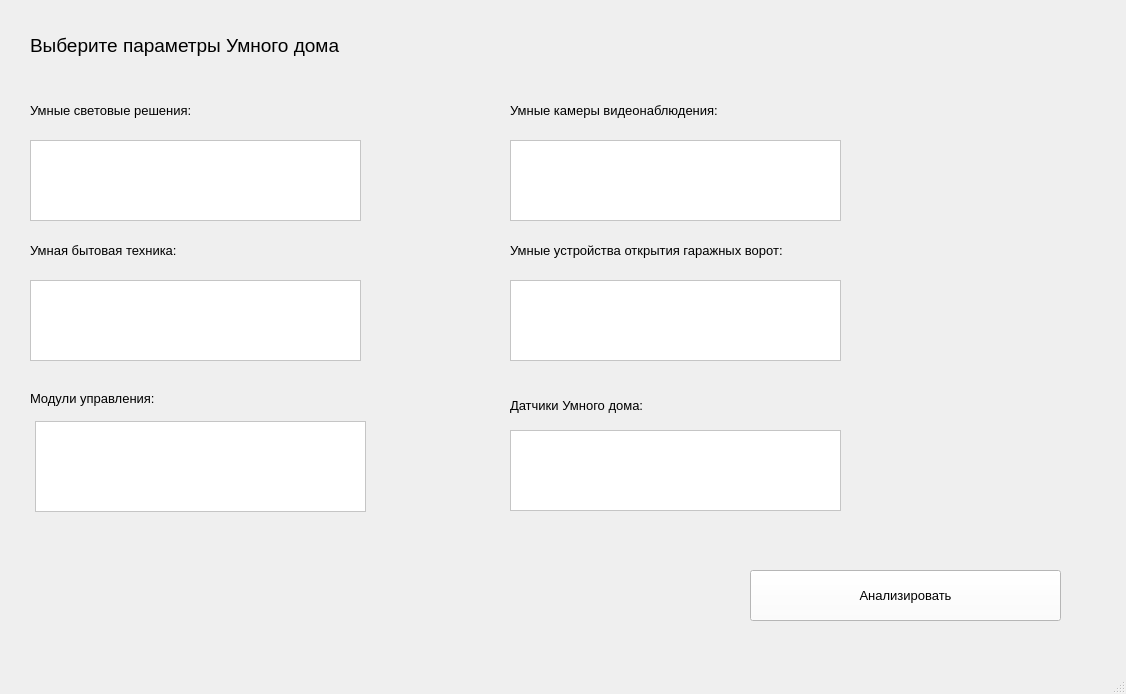
<?xml version="1.0" encoding="UTF-8"?>
<ui version="4.0">
 <class>MainWindow</class>
 <widget class="QMainWindow" name="MainWindow">
  <property name="geometry">
   <rect>
    <x>0</x>
    <y>0</y>
    <width>1126</width>
    <height>694</height>
   </rect>
  </property>
  <property name="windowTitle">
   <string>Анализ безопасности системы Умный дом</string>
  </property>
  <property name="styleSheet">
   <string notr="true"/>
  </property>
  <widget class="QWidget" name="centralwidget">
   <widget class="QLabel" name="label">
    <property name="geometry">
     <rect>
      <x>30</x>
      <y>30</y>
      <width>441</width>
      <height>31</height>
     </rect>
    </property>
    <property name="font">
     <font>
      <pointsize>14</pointsize>
     </font>
    </property>
    <property name="text">
     <string>Выберите параметры Умного дома</string>
    </property>
   </widget>
   <widget class="QLabel" name="label_2">
    <property name="geometry">
     <rect>
      <x>30</x>
      <y>100</y>
      <width>251</width>
      <height>21</height>
     </rect>
    </property>
    <property name="font">
     <font>
      <pointsize>10</pointsize>
     </font>
    </property>
    <property name="text">
     <string>Умные световые решения:</string>
    </property>
   </widget>
   <widget class="QLabel" name="label_3">
    <property name="geometry">
     <rect>
      <x>30</x>
      <y>240</y>
      <width>201</width>
      <height>21</height>
     </rect>
    </property>
    <property name="font">
     <font>
      <pointsize>10</pointsize>
     </font>
    </property>
    <property name="text">
     <string>Умная бытовая техника:</string>
    </property>
   </widget>
   <widget class="QLabel" name="label_4">
    <property name="geometry">
     <rect>
      <x>30</x>
      <y>390</y>
      <width>171</width>
      <height>16</height>
     </rect>
    </property>
    <property name="font">
     <font>
      <pointsize>10</pointsize>
     </font>
    </property>
    <property name="text">
     <string>Модули управления:</string>
    </property>
   </widget>
   <widget class="QLabel" name="label_5">
    <property name="geometry">
     <rect>
      <x>510</x>
      <y>100</y>
      <width>301</width>
      <height>21</height>
     </rect>
    </property>
    <property name="font">
     <font>
      <pointsize>10</pointsize>
     </font>
    </property>
    <property name="text">
     <string>Умные камеры видеонаблюдения:</string>
    </property>
   </widget>
   <widget class="QLabel" name="label_6">
    <property name="geometry">
     <rect>
      <x>510</x>
      <y>240</y>
      <width>377</width>
      <height>21</height>
     </rect>
    </property>
    <property name="font">
     <font>
      <pointsize>10</pointsize>
     </font>
    </property>
    <property name="text">
     <string>Умные устройства открытия гаражных ворот:</string>
    </property>
   </widget>
   <widget class="QLabel" name="label_7">
    <property name="geometry">
     <rect>
      <x>510</x>
      <y>390</y>
      <width>201</width>
      <height>31</height>
     </rect>
    </property>
    <property name="font">
     <font>
      <pointsize>10</pointsize>
     </font>
    </property>
    <property name="text">
     <string>Датчики Умного дома:</string>
    </property>
   </widget>
   <widget class="QListView" name="listView">
    <property name="geometry">
     <rect>
      <x>30</x>
      <y>140</y>
      <width>331</width>
      <height>81</height>
     </rect>
    </property>
    <property name="styleSheet">
     <string notr="true">background-color: rgb(255, 255, 255);</string>
    </property>
   </widget>
   <widget class="QListView" name="listView_2">
    <property name="geometry">
     <rect>
      <x>30</x>
      <y>280</y>
      <width>331</width>
      <height>81</height>
     </rect>
    </property>
    <property name="styleSheet">
     <string notr="true">background-color: rgb(255, 255, 255);</string>
    </property>
   </widget>
   <widget class="QListWidget" name="listWidget">
    <property name="geometry">
     <rect>
      <x>35</x>
      <y>421</y>
      <width>331</width>
      <height>91</height>
     </rect>
    </property>
    <property name="styleSheet">
     <string notr="true">background-color: rgb(255, 255, 255);</string>
    </property>
   </widget>
   <widget class="QListWidget" name="listWidget_2">
    <property name="geometry">
     <rect>
      <x>510</x>
      <y>140</y>
      <width>331</width>
      <height>81</height>
     </rect>
    </property>
    <property name="styleSheet">
     <string notr="true">background-color: rgb(255, 255, 255);</string>
    </property>
   </widget>
   <widget class="QListWidget" name="listWidget_3">
    <property name="geometry">
     <rect>
      <x>510</x>
      <y>280</y>
      <width>331</width>
      <height>81</height>
     </rect>
    </property>
    <property name="styleSheet">
     <string notr="true">background-color: rgb(255, 255, 255);</string>
    </property>
   </widget>
   <widget class="QListWidget" name="listWidget_4">
    <property name="geometry">
     <rect>
      <x>510</x>
      <y>430</y>
      <width>331</width>
      <height>81</height>
     </rect>
    </property>
    <property name="styleSheet">
     <string notr="true">background-color: rgb(255, 255, 255);</string>
    </property>
   </widget>
   <widget class="QPushButton" name="pushButton">
    <property name="geometry">
     <rect>
      <x>750</x>
      <y>570</y>
      <width>311</width>
      <height>51</height>
     </rect>
    </property>
    <property name="font">
     <font>
      <pointsize>10</pointsize>
     </font>
    </property>
    <property name="styleSheet">
     <string notr="true">background-color: rgb(255, 255, 255);</string>
    </property>
    <property name="text">
     <string>Анализировать</string>
    </property>
   </widget>
  </widget>
  <widget class="QMenuBar" name="menubar">
   <property name="geometry">
    <rect>
     <x>0</x>
     <y>0</y>
     <width>1126</width>
     <height>26</height>
    </rect>
   </property>
  </widget>
  <widget class="QStatusBar" name="statusbar"/>
 </widget>
 <resources/>
 <connections/>
</ui>
